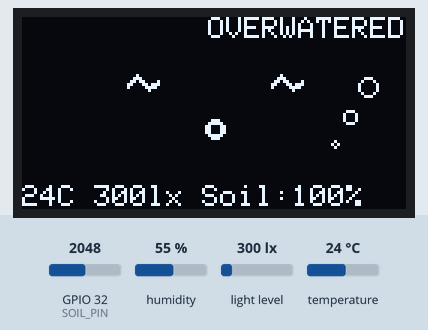
Recording of a sketch running on a simulated ESP32. Shown: 128×64 one-colour display. Inputs (shaded band) come from the test bench; at power-on: light level 300 lx, GPIO 32 (SOIL_PIN) = 2048, temperature 24 °C, humidity 55 %. WiFi joins after 1.5 s; servers stay silent unless stated; uploads are accepted with an empty reply; what the sketch prints to the serial monitor is not drawn.

Above: at 2.7 s.
2.8 s: light level set to 40 lx
At 4.1 s:
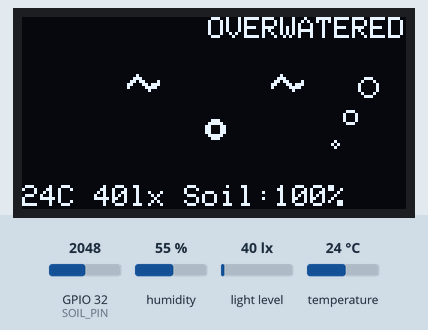
5.2 s: GPIO 32 (SOIL_PIN) set to 2258
At 6.2 s:
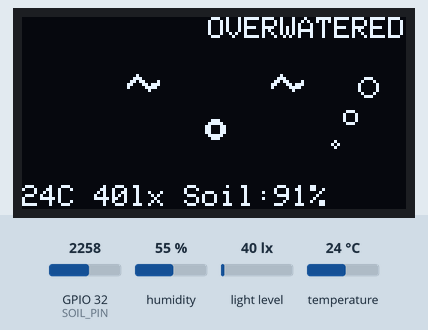
7.3 s: GPIO 32 (SOIL_PIN) set to 2367
At 8.6 s:
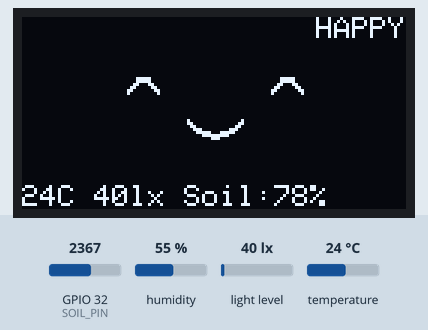
9.5 s: temperature set to 15.5 °C
At 10.7 s:
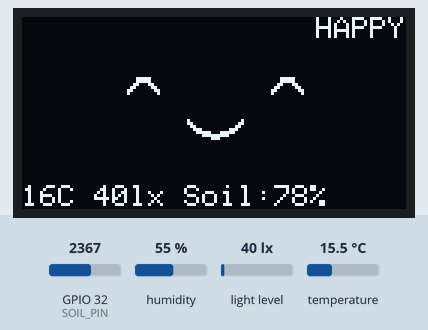
11.6 s: temperature set to 14.3 °C
At 12.9 s:
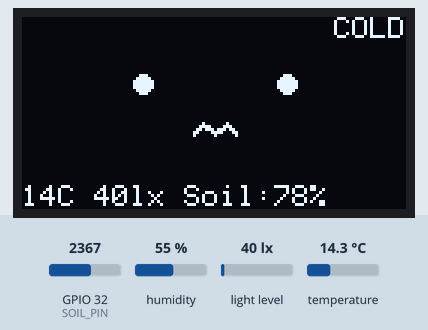
13.7 s: light level set to 11 lx
At 15.2 s:
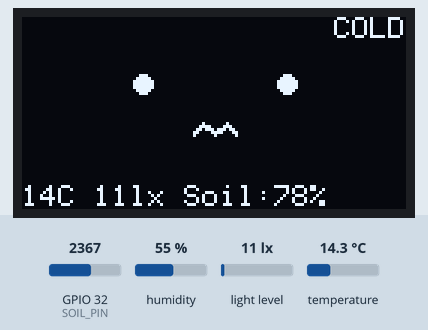
16.0 s: light level set to 8 lx
Timing chart, 0 to 19.0 s (numbered marks = the images above; inputs shaded):
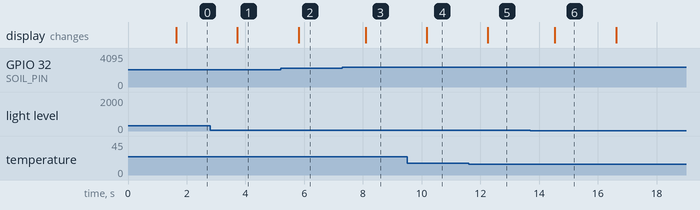

Measured:
- the behaviour switches between 2303 and 2304 on GPIO 32 (SOIL_PIN) (found by bisection; images 2 and 3)
- the behaviour switches between 15 and 14.9 °C on temperature (found by bisection; images 4 and 5)
- after the input at 2.8 s, the display: changes after 0.92 s (image 1)
- after the input at 5.2 s, the display: changes after 0.61 s (image 2)
- after the input at 7.3 s, the display: changes after 0.79 s (image 3)
- after the input at 9.5 s, the display: changes after 0.67 s (image 4)
- after the input at 11.6 s, the display: changes after 0.66 s (image 5)
- after the input at 13.7 s, the display: changes after 0.84 s (image 6)

The sketch:

smart_pot.ino
```cpp
#include <Wire.h>
#include <WiFi.h>
#include <HTTPClient.h>
#include <Adafruit_GFX.h>
#include <Adafruit_SSD1306.h>
#include <BH1750.h>
#include "DHT.h"

// Wi-Fi name, password and server address live in secrets.h (not uploaded to GitHub).
// Copy secrets.example.h to secrets.h and fill in your own values.
#include "secrets.h"

// OLED Screen Setup
#define SCREEN_WIDTH 128
#define SCREEN_HEIGHT 64
#define OLED_RESET    -1
#define SCREEN_ADDRESS 0x3C
Adafruit_SSD1306 display(SCREEN_WIDTH, SCREEN_HEIGHT, &Wire, OLED_RESET);

// Hardware Pin Definitions
#define DHTPIN 4
#define DHTTYPE DHT22
#define SOIL_PIN 32

// Calibration measured on 2026-11-05 with GND, VCC on 3V3 and AOUT on D32
const int DRY_SOIL_VAL = 3060;  // Raw reading in dry air
const int WET_SOIL_VAL = 2180;  // Raw reading with the tip in water

// Website Connection
const unsigned long SEND_EVERY_MS = 5000;
unsigned long lastSend = 0;
const char* netStatus = "";   // Problem shown at the top left of the OLED

// Sensor Class Instances
DHT dht(DHTPIN, DHTTYPE);
BH1750 lightMeter;

// State Machine Expressions
enum Expression { HAPPY, THIRSTY, OVERWATERED, COLD, HOT, SLEEPY };
const char* FACE_NAMES[] = { "HAPPY", "THIRSTY", "OVERWATERED", "COLD", "HOT", "SLEEPY" };
Expression currentFace = HAPPY;

void connectWifi() {
  WiFi.mode(WIFI_STA);
  WiFi.begin(WIFI_NAME, WIFI_PASSWORD);
  Serial.print("Connecting to Wi-Fi");
  unsigned long start = millis();
  while (WiFi.status() != WL_CONNECTED && millis() - start < 15000) {
    delay(500);
    Serial.print(".");
  }
  if (WiFi.status() == WL_CONNECTED) {
    Serial.print(" connected, pot IP: ");
    Serial.println(WiFi.localIP());
  } else {
    Serial.println(" failed. Check the name, password and that it is a 2.4 GHz network.");
  }
}

void setup() {
  Serial.begin(115200);

  // Initialize I2C Bus (SDA = 21, SCL = 22)
  Wire.begin(21, 22);

  // Initialize OLED
  if (!display.begin(SSD1306_SWITCHCAPVCC, SCREEN_ADDRESS)) {
    Serial.println(F("SSD1306 allocation failed"));
    for (;;);
  }
  display.clearDisplay();
  display.setTextColor(SSD1306_WHITE);

  // Initialize Sensors
  dht.begin();
  lightMeter.begin(BH1750::CONTINUOUS_HIGH_RES_MODE);
  pinMode(SOIL_PIN, INPUT);

  // Show progress on the OLED, then keep going even if Wi-Fi fails
  display.setTextSize(1);
  display.setCursor(0, 0);
  display.print("Connecting WiFi...");
  display.display();
  connectWifi();
}

// Helper function to map raw ADC value to 0-100% moisture level
int getMoisturePercent(int rawAnalog) {
  int percent = map(rawAnalog, DRY_SOIL_VAL, WET_SOIL_VAL, 0, 100);
  return constrain(percent, 0, 100);
}

// Render facial expression & dynamic telemetry data
void drawFace(Expression expr, float temp, float hum, float lux, int soilMoisture) {
  display.clearDisplay();

  // Faces match the website's pot screen (static/js/scene.js)
  switch (expr) {
    case HAPPY:   // Closed smiling eyes and a wide smile
      display.drawLine(35, 24, 37, 22, SSD1306_WHITE);
      display.drawLine(35, 25, 37, 23, SSD1306_WHITE);
      display.drawLine(37, 22, 38, 20, SSD1306_WHITE);
      display.drawLine(37, 23, 38, 21, SSD1306_WHITE);
      display.drawLine(38, 20, 40, 20, SSD1306_WHITE);
      display.drawLine(38, 21, 40, 21, SSD1306_WHITE);
      display.drawLine(40, 20, 42, 20, SSD1306_WHITE);
      display.drawLine(40, 21, 42, 21, SSD1306_WHITE);
      display.drawLine(42, 20, 43, 22, SSD1306_WHITE);
      display.drawLine(42, 21, 43, 23, SSD1306_WHITE);
      display.drawLine(43, 22, 45, 24, SSD1306_WHITE);
      display.drawLine(43, 23, 45, 25, SSD1306_WHITE);
      display.drawLine(83, 24, 85, 22, SSD1306_WHITE);
      display.drawLine(83, 25, 85, 23, SSD1306_WHITE);
      display.drawLine(85, 22, 86, 20, SSD1306_WHITE);
      display.drawLine(85, 23, 86, 21, SSD1306_WHITE);
      display.drawLine(86, 20, 88, 20, SSD1306_WHITE);
      display.drawLine(86, 21, 88, 21, SSD1306_WHITE);
      display.drawLine(88, 20, 90, 20, SSD1306_WHITE);
      display.drawLine(88, 21, 90, 21, SSD1306_WHITE);
      display.drawLine(90, 20, 91, 22, SSD1306_WHITE);
      display.drawLine(90, 21, 91, 23, SSD1306_WHITE);
      display.drawLine(91, 22, 93, 24, SSD1306_WHITE);
      display.drawLine(91, 23, 93, 25, SSD1306_WHITE);
      display.drawLine(55, 34, 58, 37, SSD1306_WHITE);
      display.drawLine(55, 35, 58, 38, SSD1306_WHITE);
      display.drawLine(58, 37, 61, 38, SSD1306_WHITE);
      display.drawLine(58, 38, 61, 39, SSD1306_WHITE);
      display.drawLine(61, 38, 64, 39, SSD1306_WHITE);
      display.drawLine(61, 39, 64, 40, SSD1306_WHITE);
      display.drawLine(64, 39, 67, 38, SSD1306_WHITE);
      display.drawLine(64, 40, 67, 39, SSD1306_WHITE);
      display.drawLine(67, 38, 70, 37, SSD1306_WHITE);
      display.drawLine(67, 39, 70, 38, SSD1306_WHITE);
      display.drawLine(70, 37, 73, 34, SSD1306_WHITE);
      display.drawLine(70, 38, 73, 35, SSD1306_WHITE);
      break;

    case THIRSTY:   // Squinting eyes, open mouth and a falling water drop
      display.drawLine(44, 18, 38, 22, SSD1306_WHITE);
      display.drawLine(44, 19, 38, 23, SSD1306_WHITE);
      display.drawLine(38, 22, 44, 26, SSD1306_WHITE);
      display.drawLine(38, 23, 44, 27, SSD1306_WHITE);
      display.drawLine(84, 18, 90, 22, SSD1306_WHITE);
      display.drawLine(84, 19, 90, 23, SSD1306_WHITE);
      display.drawLine(90, 22, 84, 26, SSD1306_WHITE);
      display.drawLine(90, 23, 84, 27, SSD1306_WHITE);
      display.drawCircle(64, 37, 4, SSD1306_WHITE);
      display.drawCircle(64, 37, 3, SSD1306_WHITE);
      display.fillCircle(114, 24, 2, SSD1306_WHITE);
      display.fillTriangle(114, 19, 112, 24, 116, 24, SSD1306_WHITE);
      break;

    case OVERWATERED:   // Wavy dizzy eyes, small open mouth and bubbles
      display.drawLine(35, 22, 38, 19, SSD1306_WHITE);
      display.drawLine(35, 23, 38, 20, SSD1306_WHITE);
      display.drawLine(38, 19, 42, 23, SSD1306_WHITE);
      display.drawLine(38, 20, 42, 24, SSD1306_WHITE);
      display.drawLine(42, 23, 45, 21, SSD1306_WHITE);
      display.drawLine(42, 24, 45, 22, SSD1306_WHITE);
      display.drawLine(83, 22, 86, 19, SSD1306_WHITE);
      display.drawLine(83, 23, 86, 20, SSD1306_WHITE);
      display.drawLine(86, 19, 90, 23, SSD1306_WHITE);
      display.drawLine(86, 20, 90, 24, SSD1306_WHITE);
      display.drawLine(90, 23, 93, 21, SSD1306_WHITE);
      display.drawLine(90, 24, 93, 22, SSD1306_WHITE);
      display.drawCircle(64, 37, 3, SSD1306_WHITE);
      display.drawCircle(64, 37, 2, SSD1306_WHITE);
      display.drawCircle(104, 42, 1, SSD1306_WHITE);
      display.drawCircle(109, 33, 2, SSD1306_WHITE);
      display.drawCircle(115, 23, 3, SSD1306_WHITE);
      break;

    case COLD:   // Round eyes and a chattering zigzag mouth
      display.fillCircle(40, 22, 3, SSD1306_WHITE);
      display.fillCircle(88, 22, 3, SSD1306_WHITE);
      display.drawLine(57, 38, 60, 35, SSD1306_WHITE);
      display.drawLine(57, 39, 60, 36, SSD1306_WHITE);
      display.drawLine(60, 35, 64, 38, SSD1306_WHITE);
      display.drawLine(60, 36, 64, 39, SSD1306_WHITE);
      display.drawLine(64, 38, 68, 35, SSD1306_WHITE);
      display.drawLine(64, 39, 68, 36, SSD1306_WHITE);
      display.drawLine(68, 35, 71, 38, SSD1306_WHITE);
      display.drawLine(68, 36, 71, 39, SSD1306_WHITE);
      break;

    case HOT:   // Flat tired eyes, panting open mouth and sweat drops
      display.drawLine(35, 22, 45, 22, SSD1306_WHITE);
      display.drawLine(35, 23, 45, 23, SSD1306_WHITE);
      display.drawLine(83, 22, 93, 22, SSD1306_WHITE);
      display.drawLine(83, 23, 93, 23, SSD1306_WHITE);
      display.drawCircle(64, 37, 5, SSD1306_WHITE);
      display.drawCircle(64, 37, 4, SSD1306_WHITE);
      display.fillCircle(14, 26, 2, SSD1306_WHITE);
      display.fillTriangle(14, 21, 12, 26, 16, 26, SSD1306_WHITE);
      display.fillCircle(114, 26, 2, SSD1306_WHITE);
      display.fillTriangle(114, 21, 112, 26, 116, 26, SSD1306_WHITE);
      break;

    case SLEEPY:   // Closed sleeping eyes, small mouth and Zzz
      display.drawLine(35, 22, 37, 23, SSD1306_WHITE);
      display.drawLine(35, 23, 37, 24, SSD1306_WHITE);
      display.drawLine(37, 23, 38, 24, SSD1306_WHITE);
      display.drawLine(37, 24, 38, 25, SSD1306_WHITE);
      display.drawLine(38, 24, 40, 24, SSD1306_WHITE);
      display.drawLine(38, 25, 40, 25, SSD1306_WHITE);
      display.drawLine(40, 24, 42, 24, SSD1306_WHITE);
      display.drawLine(40, 25, 42, 25, SSD1306_WHITE);
      display.drawLine(42, 24, 43, 23, SSD1306_WHITE);
      display.drawLine(42, 25, 43, 24, SSD1306_WHITE);
      display.drawLine(43, 23, 45, 22, SSD1306_WHITE);
      display.drawLine(43, 24, 45, 23, SSD1306_WHITE);
      display.drawLine(83, 22, 85, 23, SSD1306_WHITE);
      display.drawLine(83, 23, 85, 24, SSD1306_WHITE);
      display.drawLine(85, 23, 86, 24, SSD1306_WHITE);
      display.drawLine(85, 24, 86, 25, SSD1306_WHITE);
      display.drawLine(86, 24, 88, 24, SSD1306_WHITE);
      display.drawLine(86, 25, 88, 25, SSD1306_WHITE);
      display.drawLine(88, 24, 90, 24, SSD1306_WHITE);
      display.drawLine(88, 25, 90, 25, SSD1306_WHITE);
      display.drawLine(90, 24, 91, 23, SSD1306_WHITE);
      display.drawLine(90, 25, 91, 24, SSD1306_WHITE);
      display.drawLine(91, 23, 93, 22, SSD1306_WHITE);
      display.drawLine(91, 24, 93, 23, SSD1306_WHITE);
      display.fillCircle(64, 37, 2, SSD1306_WHITE);
      display.setTextSize(1);
      display.setCursor(105, 10);
      display.print("Zzz");
      break;
  }

  // Connection Problem at the Top Left, Blank When All Is Well
  display.setTextSize(1);
  display.setCursor(0, 0);
  display.print(netStatus);

  // Face Name at the Top Right
  const char* name = FACE_NAMES[expr];
  display.setCursor(SCREEN_WIDTH - 6 * strlen(name), 0);
  display.print(name);

  // Bottom Telemetry Bar
  display.setTextSize(1);
  display.setCursor(0, 56);
  display.print(temp, 0); display.print("C ");
  display.print(lux, 0);  display.print("lx ");
  display.print("Soil:"); display.print(soilMoisture); display.print("%");

  display.display();
}

// Post one reading to the website's /api/readings endpoint. Returns true when the website got it.
bool sendReading(const char* body) {
  // The ESP32 keeps retrying Wi-Fi on its own, so just report and skip this send
  if (WiFi.status() != WL_CONNECTED) {
    netStatus = "NO WIFI";
    return false;
  }

  HTTPClient http;
  http.begin(SERVER_URL);
  http.setTimeout(3000);
  http.addHeader("Content-Type", "application/json");
  http.addHeader("X-Api-Key", API_KEY);  // must match API_KEY on the server
  int code = http.POST(body);
  http.end();

  if (code == 200) {
    netStatus = "";
    return true;
  }
  netStatus = (code == 401) ? "BAD KEY" : "NO SERVER";  // 401 = the server rejected API_KEY
  Serial.print("Server error: ");
  Serial.println(code);
  return false;
}

void loop() {
  float temp = dht.readTemperature();
  float hum = dht.readHumidity();
  float lux = lightMeter.readLightLevel();
  if (lux < 0) {
    lightMeter.begin(BH1750::CONTINUOUS_HIGH_RES_MODE);   // Reconnect after a loose-wire glitch
  }
  long soilTotal = 0;
  for (int i = 0; i < 10; i++) {   // Average 10 readings to smooth out noise
    soilTotal += analogRead(SOIL_PIN);
    delay(5);
  }
  int rawSoil = soilTotal / 10;
  int moisturePercent = getMoisturePercent(rawSoil);

  Serial.printf("raw=%d soil=%d%% temp=%.1f hum=%.1f lux=%.1f\n", rawSoil, moisturePercent, temp, hum, lux);

  // Checked before the fallback below so placeholder values never reach the website
  bool sensorsOk = !isnan(temp) && !isnan(hum) && lux >= 0;

  if (isnan(temp) || isnan(hum)) {
    temp = 22.0;
    hum = 50.0;
  }

  // Priority State Machine Logic
  if (lux < 10) {
    currentFace = SLEEPY;         // Dark environment
  } else if (moisturePercent < 25) {
    currentFace = THIRSTY;        // Low soil moisture
  } else if (moisturePercent > 85) {
    currentFace = OVERWATERED;    // Overwatered soil
  } else if (temp > 30) {
    currentFace = HOT;            // High temperature
  } else if (temp < 15) {
    currentFace = COLD;           // Low temperature
  } else {
    currentFace = HAPPY;          // Optimal conditions
  }

  drawFace(currentFace, temp, hum, lux, moisturePercent);

  if (millis() - lastSend >= SEND_EVERY_MS) {
    lastSend = millis();
    if (sensorsOk) {
      char body[160];
      snprintf(body, sizeof(body),
               "{\"device_id\":\"%s\",\"soil_moisture\":%d,\"temperature\":%.1f,\"humidity\":%.1f,\"light\":%.1f}",
               DEVICE_ID, moisturePercent, temp, hum, lux);
      if (!sendReading(body)) {
        // No Wi-Fi: the laptop's USB bridge picks this line up and forwards it to the website
        Serial.print("DATA ");
        Serial.println(body);
      }
    } else {
      netStatus = "SENSOR ERR";
    }
  }

  delay(2000);
}
```

secrets.example.h
```cpp
// Copy this file to secrets.h and fill in your own values.
// secrets.h is listed in .gitignore, so your password is never uploaded.
#pragma once

const char* WIFI_NAME     = "YOUR_WIFI_NAME";      // 2.4 GHz networks only
const char* WIFI_PASSWORD = "YOUR_WIFI_PASSWORD";
const char* SERVER_URL    = "http://ma7rizi.pythonanywhere.com/api/readings";  // online server (or http://<laptop IP>:5000/api/readings locally)
const char* DEVICE_ID     = "pot-01";
const char* API_KEY       = "";  // same value as API_KEY on the server; leave empty if the server has none
```
